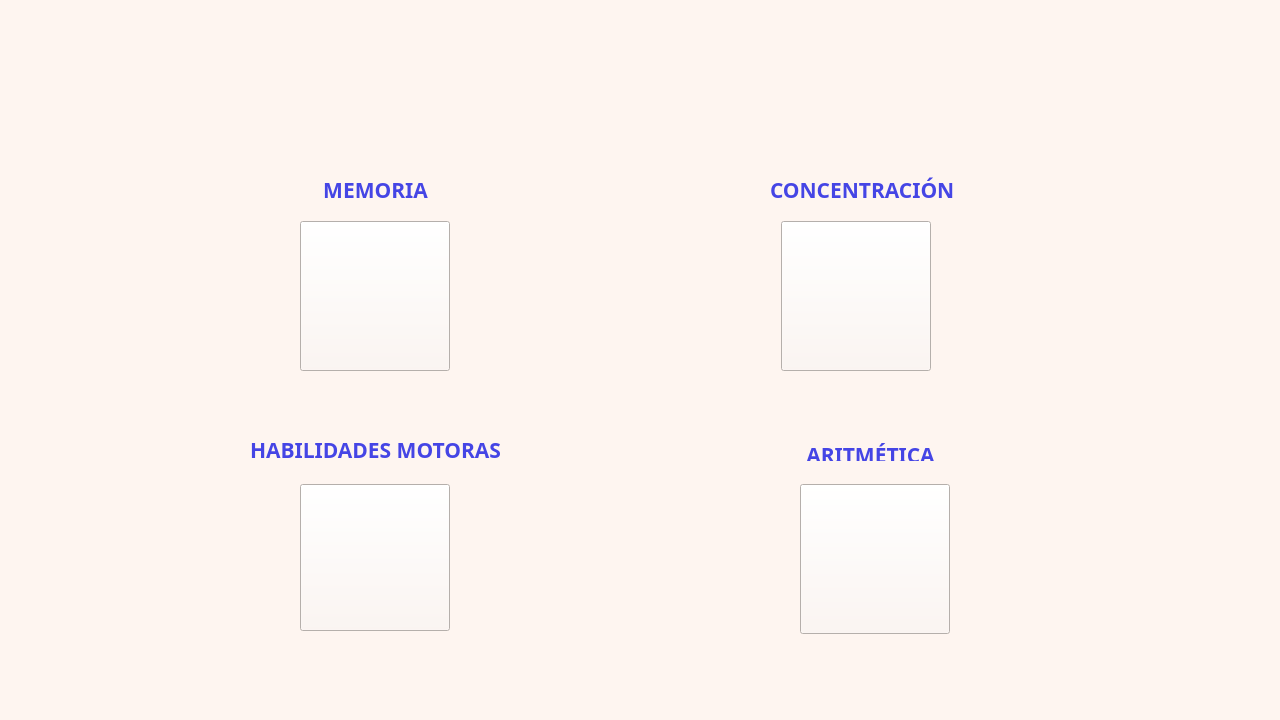
<?xml version="1.0" encoding="UTF-8"?>
<ui version="4.0">
 <class>Homepage</class>
 <widget class="QMainWindow" name="Homepage">
  <property name="geometry">
   <rect>
    <x>0</x>
    <y>0</y>
    <width>1280</width>
    <height>720</height>
   </rect>
  </property>
  <property name="windowTitle">
   <string>NeuroGame</string>
  </property>
  <property name="styleSheet">
   <string notr="true">background-color: rgb(254, 245, 240);</string>
  </property>
  <widget class="QWidget" name="centralwidget">
   <widget class="QLabel" name="logo">
    <property name="geometry">
     <rect>
      <x>60</x>
      <y>55</y>
      <width>301</width>
      <height>108</height>
     </rect>
    </property>
    <property name="styleSheet">
     <string notr="true">border-image: url(:/assets/images/logo_lateral.png);</string>
    </property>
    <property name="text">
     <string/>
    </property>
   </widget>
   <widget class="QPushButton" name="memory_button">
    <property name="geometry">
     <rect>
      <x>300</x>
      <y>221</y>
      <width>150</width>
      <height>150</height>
     </rect>
    </property>
    <property name="cursor">
     <cursorShape>PointingHandCursor</cursorShape>
    </property>
    <property name="styleSheet">
     <string notr="true">border-image: url(:/assets/images/memory.png);</string>
    </property>
    <property name="text">
     <string/>
    </property>
   </widget>
   <widget class="QPushButton" name="concentration_button">
    <property name="geometry">
     <rect>
      <x>781</x>
      <y>221</y>
      <width>150</width>
      <height>150</height>
     </rect>
    </property>
    <property name="cursor">
     <cursorShape>PointingHandCursor</cursorShape>
    </property>
    <property name="styleSheet">
     <string notr="true">border-image: url(:/assets/images/concentration.png);</string>
    </property>
    <property name="text">
     <string/>
    </property>
   </widget>
   <widget class="QPushButton" name="motor_button">
    <property name="geometry">
     <rect>
      <x>300</x>
      <y>484</y>
      <width>150</width>
      <height>147</height>
     </rect>
    </property>
    <property name="cursor">
     <cursorShape>PointingHandCursor</cursorShape>
    </property>
    <property name="styleSheet">
     <string notr="true">border-image: url(:/assets/images/motor.png);</string>
    </property>
    <property name="text">
     <string/>
    </property>
   </widget>
   <widget class="QPushButton" name="logic_button">
    <property name="geometry">
     <rect>
      <x>800</x>
      <y>484</y>
      <width>150</width>
      <height>150</height>
     </rect>
    </property>
    <property name="cursor">
     <cursorShape>PointingHandCursor</cursorShape>
    </property>
    <property name="styleSheet">
     <string notr="true">border-image: url(:/assets/images/logic.png);</string>
    </property>
    <property name="text">
     <string/>
    </property>
   </widget>
   <widget class="QLabel" name="memory_text">
    <property name="geometry">
     <rect>
      <x>320</x>
      <y>180</y>
      <width>111</width>
      <height>20</height>
     </rect>
    </property>
    <property name="font">
     <font>
      <family>Montserrat</family>
      <pointsize>16</pointsize>
      <bold>true</bold>
     </font>
    </property>
    <property name="styleSheet">
     <string notr="true">color: rgb(69, 69, 229);</string>
    </property>
    <property name="text">
     <string>MEMORIA</string>
    </property>
    <property name="alignment">
     <set>Qt::AlignmentFlag::AlignCenter</set>
    </property>
   </widget>
   <widget class="QLabel" name="concentration_text">
    <property name="geometry">
     <rect>
      <x>770</x>
      <y>170</y>
      <width>211</width>
      <height>40</height>
     </rect>
    </property>
    <property name="font">
     <font>
      <family>Montserrat</family>
      <pointsize>16</pointsize>
      <bold>true</bold>
     </font>
    </property>
    <property name="styleSheet">
     <string notr="true">color: rgb(69, 69, 229);</string>
    </property>
    <property name="text">
     <string>&lt;html&gt;&lt;head/&gt;&lt;body&gt;&lt;p&gt;CONCENTRACIÓN&lt;/p&gt;&lt;/body&gt;&lt;/html&gt;</string>
    </property>
   </widget>
   <widget class="QLabel" name="motor_text">
    <property name="geometry">
     <rect>
      <x>250</x>
      <y>440</y>
      <width>271</width>
      <height>20</height>
     </rect>
    </property>
    <property name="font">
     <font>
      <family>Montserrat</family>
      <pointsize>16</pointsize>
      <bold>true</bold>
     </font>
    </property>
    <property name="styleSheet">
     <string notr="true">color: rgb(69, 69, 229);</string>
    </property>
    <property name="text">
     <string>HABILIDADES MOTORAS</string>
    </property>
   </widget>
   <widget class="QLabel" name="logic_text">
    <property name="geometry">
     <rect>
      <x>790</x>
      <y>440</y>
      <width>161</width>
      <height>21</height>
     </rect>
    </property>
    <property name="font">
     <font>
      <family>Montserrat</family>
      <pointsize>16</pointsize>
      <bold>true</bold>
     </font>
    </property>
    <property name="styleSheet">
     <string notr="true">color: rgb(69, 69, 229);</string>
    </property>
    <property name="text">
     <string>&lt;html&gt;&lt;head/&gt;&lt;body&gt;&lt;p&gt;ARITMÉTICA&lt;/p&gt;&lt;/body&gt;&lt;/html&gt;</string>
    </property>
    <property name="alignment">
     <set>Qt::AlignmentFlag::AlignCenter</set>
    </property>
   </widget>
  </widget>
  <widget class="QStatusBar" name="statusbar"/>
 </widget>
 <resources/>
 <connections/>
</ui>
